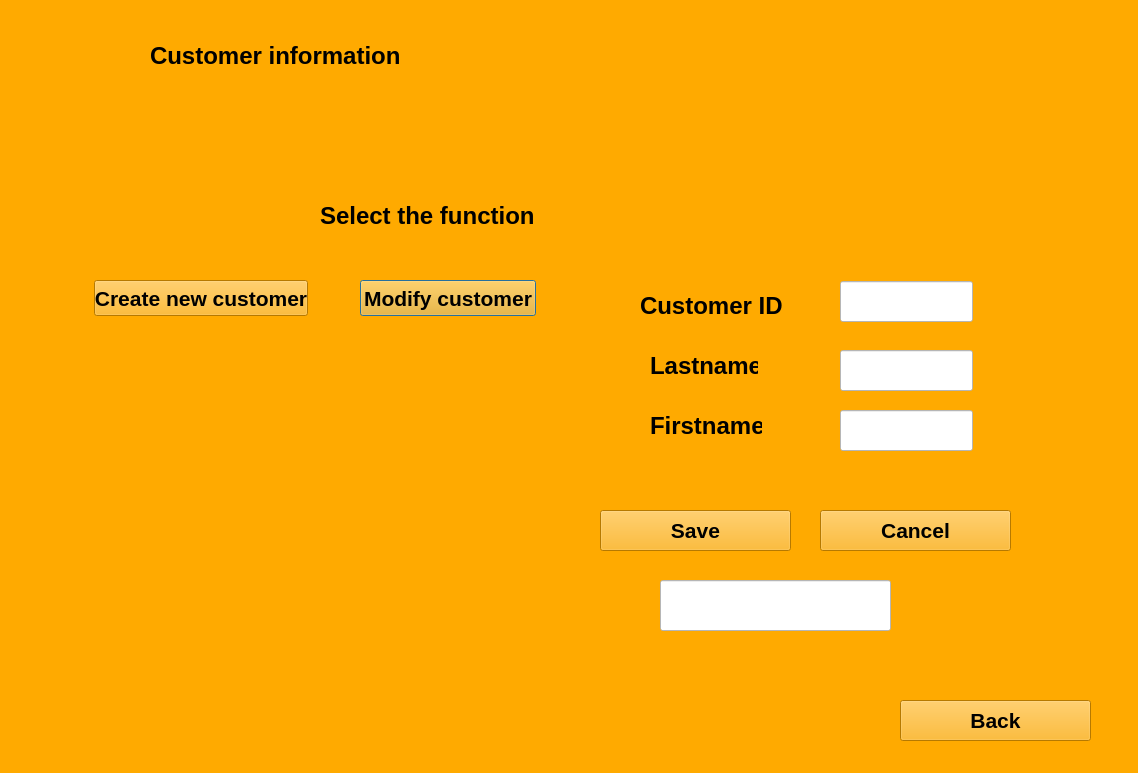
<?xml version="1.0" encoding="UTF-8"?>
<ui version="4.0">
 <class>EditCustomers</class>
 <widget class="QDialog" name="EditCustomers">
  <property name="geometry">
   <rect>
    <x>0</x>
    <y>0</y>
    <width>1138</width>
    <height>773</height>
   </rect>
  </property>
  <property name="windowTitle">
   <string>Dialog</string>
  </property>
  <property name="autoFillBackground">
   <bool>false</bool>
  </property>
  <property name="styleSheet">
   <string notr="true">background:rgb(255, 170, 0)</string>
  </property>
  <widget class="QPushButton" name="buttonModifyCustomer">
   <property name="geometry">
    <rect>
     <x>360</x>
     <y>280</y>
     <width>176</width>
     <height>36</height>
    </rect>
   </property>
   <property name="font">
    <font>
     <pointsize>16</pointsize>
     <bold>true</bold>
    </font>
   </property>
   <property name="text">
    <string>Modify customer</string>
   </property>
  </widget>
  <widget class="QLineEdit" name="lineEditLastname">
   <property name="geometry">
    <rect>
     <x>840</x>
     <y>350</y>
     <width>133</width>
     <height>41</height>
    </rect>
   </property>
   <property name="styleSheet">
    <string notr="true">Background: white</string>
   </property>
  </widget>
  <widget class="QLabel" name="labelFirstname">
   <property name="geometry">
    <rect>
     <x>650</x>
     <y>410</y>
     <width>112</width>
     <height>32</height>
    </rect>
   </property>
   <property name="font">
    <font>
     <pointsize>18</pointsize>
     <bold>true</bold>
    </font>
   </property>
   <property name="text">
    <string>Firstname</string>
   </property>
  </widget>
  <widget class="QLabel" name="labelLastname">
   <property name="geometry">
    <rect>
     <x>650</x>
     <y>350</y>
     <width>108</width>
     <height>32</height>
    </rect>
   </property>
   <property name="font">
    <font>
     <pointsize>18</pointsize>
     <bold>true</bold>
    </font>
   </property>
   <property name="text">
    <string>Lastname</string>
   </property>
  </widget>
  <widget class="QLabel" name="labelSelectTheFunction">
   <property name="geometry">
    <rect>
     <x>320</x>
     <y>200</y>
     <width>214</width>
     <height>32</height>
    </rect>
   </property>
   <property name="font">
    <font>
     <pointsize>18</pointsize>
     <bold>true</bold>
    </font>
   </property>
   <property name="text">
    <string>Select the function</string>
   </property>
  </widget>
  <widget class="QLabel" name="labelCustomerInformation">
   <property name="geometry">
    <rect>
     <x>150</x>
     <y>40</y>
     <width>254</width>
     <height>32</height>
    </rect>
   </property>
   <property name="font">
    <font>
     <pointsize>18</pointsize>
     <bold>true</bold>
    </font>
   </property>
   <property name="text">
    <string>Customer information</string>
   </property>
  </widget>
  <widget class="QLabel" name="labelCustomerID">
   <property name="geometry">
    <rect>
     <x>640</x>
     <y>290</y>
     <width>143</width>
     <height>32</height>
    </rect>
   </property>
   <property name="font">
    <font>
     <pointsize>18</pointsize>
     <bold>true</bold>
    </font>
   </property>
   <property name="text">
    <string>Customer ID</string>
   </property>
  </widget>
  <widget class="QPushButton" name="buttonSave">
   <property name="geometry">
    <rect>
     <x>600</x>
     <y>510</y>
     <width>191</width>
     <height>41</height>
    </rect>
   </property>
   <property name="font">
    <font>
     <pointsize>16</pointsize>
     <bold>true</bold>
    </font>
   </property>
   <property name="text">
    <string>Save</string>
   </property>
  </widget>
  <widget class="QPushButton" name="buttonCreateNewCustomer">
   <property name="geometry">
    <rect>
     <x>94</x>
     <y>280</y>
     <width>214</width>
     <height>36</height>
    </rect>
   </property>
   <property name="font">
    <font>
     <pointsize>16</pointsize>
     <bold>true</bold>
    </font>
   </property>
   <property name="text">
    <string>Create new customer</string>
   </property>
  </widget>
  <widget class="QPushButton" name="buttonBack">
   <property name="geometry">
    <rect>
     <x>900</x>
     <y>700</y>
     <width>191</width>
     <height>41</height>
    </rect>
   </property>
   <property name="font">
    <font>
     <pointsize>16</pointsize>
     <bold>true</bold>
    </font>
   </property>
   <property name="text">
    <string>Back</string>
   </property>
  </widget>
  <widget class="QLineEdit" name="lineEditFirstname">
   <property name="geometry">
    <rect>
     <x>840</x>
     <y>410</y>
     <width>133</width>
     <height>41</height>
    </rect>
   </property>
   <property name="styleSheet">
    <string notr="true">background: white</string>
   </property>
  </widget>
  <widget class="QLineEdit" name="lineEditCustomerID">
   <property name="enabled">
    <bool>true</bool>
   </property>
   <property name="geometry">
    <rect>
     <x>840</x>
     <y>281</y>
     <width>133</width>
     <height>41</height>
    </rect>
   </property>
   <property name="styleSheet">
    <string notr="true">background: white</string>
   </property>
  </widget>
  <widget class="QLineEdit" name="lineEditInfo">
   <property name="geometry">
    <rect>
     <x>660</x>
     <y>580</y>
     <width>231</width>
     <height>51</height>
    </rect>
   </property>
   <property name="styleSheet">
    <string notr="true">background: white</string>
   </property>
  </widget>
  <widget class="QPushButton" name="buttonCancel">
   <property name="geometry">
    <rect>
     <x>820</x>
     <y>510</y>
     <width>191</width>
     <height>41</height>
    </rect>
   </property>
   <property name="font">
    <font>
     <pointsize>16</pointsize>
     <bold>true</bold>
    </font>
   </property>
   <property name="text">
    <string>Cancel</string>
   </property>
  </widget>
 </widget>
 <resources/>
 <connections/>
</ui>
